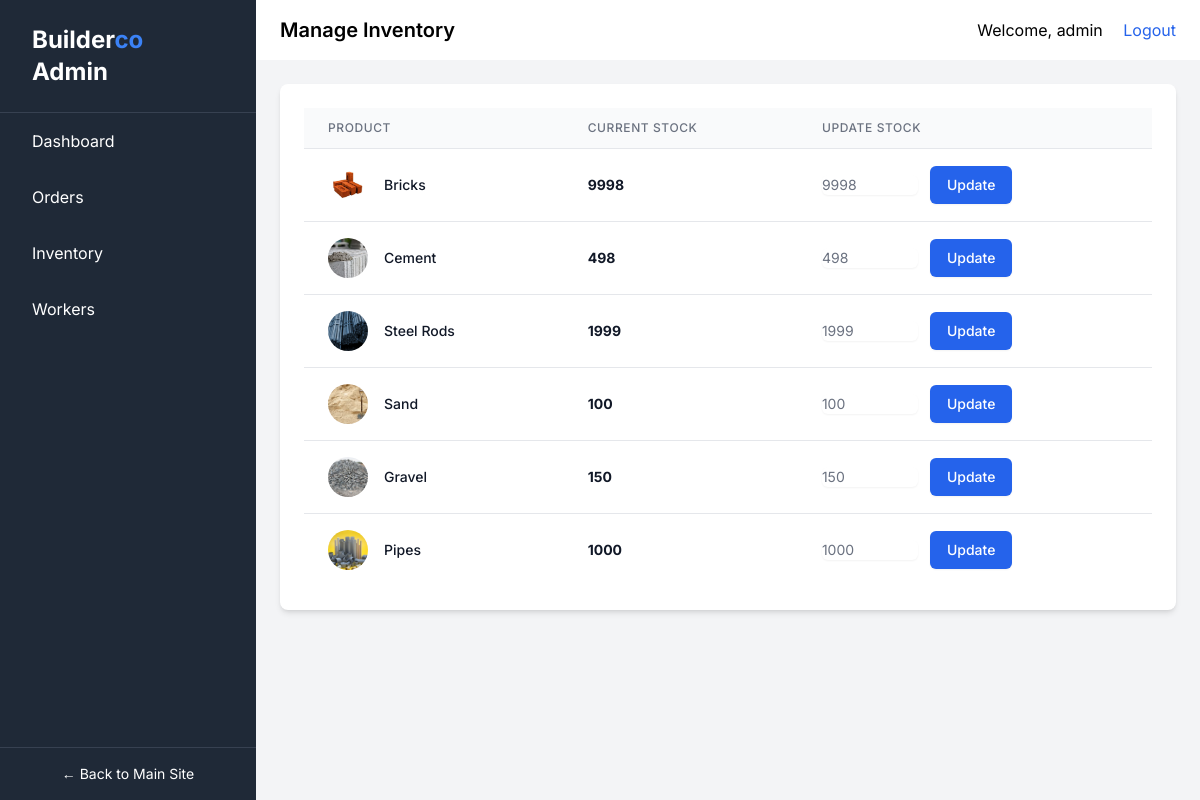
Screenshot of /admin/inventory (signed in) with the database file from the repository.
### app.py (models this page shows)
class User(db.Model, UserMixin): # ... (same)
    id = db.Column(db.Integer, primary_key=True)
    username = db.Column(db.String(20), unique=True, nullable=False)
    email = db.Column(db.String(120), unique=True, nullable=False)
    password = db.Column(db.String(60), nullable=False)
    is_admin = db.Column(db.Boolean, nullable=False, default=False)
    orders = db.relationship('Order', backref='customer', lazy=True)

class Product(db.Model): # ... (same)
    id = db.Column(db.Integer, primary_key=True)
    name = db.Column(db.String(100), nullable=False)
    price = db.Column(db.Float, nullable=False)
    description = db.Column(db.Text, nullable=False)
    image_file = db.Column(db.String(20), nullable=False, default='default.jpg')
    stock = db.Column(db.Integer, nullable=False, default=0)

### app.py (the view)
@app.route("/admin/inventory")
@admin_required
def admin_inventory():
    products = Product.query.all()
    return render_template('admin/inventory.html', title='Manage Inventory', products=products)

### app.py (called while the page is built)
@login_manager.user_loader
def load_user(user_id):
    return User.query.get(int(user_id))

@app.context_processor
def inject_year(): # ... (same)
    return {'current_year': datetime.utcnow().year}

def admin_required(f): # ... (same)
    @wraps(f)
    def decorated_function(*args, **kwargs):
        if not current_user.is_authenticated or not current_user.is_admin:
            flash('You do not have permission to access this page.', 'danger')
            return redirect(url_for('login', next=request.url))
        return f(*args, **kwargs)
    return decorated_function

### templates/admin/inventory.html
{% extends "admin/layout.html" %}
{% block content %}
<div class="bg-white p-6 rounded-lg shadow-md">
    <table class="min-w-full divide-y divide-gray-200">
        <thead class="bg-gray-50">
            <tr>
                <th class="px-6 py-3 text-left text-xs font-medium text-gray-500 uppercase tracking-wider">Product</th>
                <th class="px-6 py-3 text-left text-xs font-medium text-gray-500 uppercase tracking-wider">Current Stock</th>
                <th class="px-6 py-3 text-left text-xs font-medium text-gray-500 uppercase tracking-wider">Update Stock</th>
            </tr>
        </thead>
        <tbody class="bg-white divide-y divide-gray-200">
            {% for product in products %}
            <tr>
                <td class="px-6 py-4 whitespace-nowrap">
                    <div class="flex items-center">
                        <div class="flex-shrink-0 h-10 w-10">
                            <img class="h-10 w-10 rounded-full object-cover" src="{{ url_for('static', filename='images/' + product.image_file) }}" alt="">
                        </div>
                        <div class="ml-4">
                            <div class="text-sm font-medium text-gray-900">{{ product.name }}</div>
                        </div>
                    </div>
                </td>
                <td class="px-6 py-4 whitespace-nowrap">
                    <div class="text-sm font-bold text-gray-900">{{ product.stock }}</div>
                </td>
                <td class="px-6 py-4 whitespace-nowrap text-sm text-gray-500">
                    <form method="POST" action="{{ url_for('update_inventory', product_id=product.id) }}" class="flex items-center">
                        <input type="number" name="stock" value="{{ product.stock }}" class="w-24 border-gray-300 rounded-md shadow-sm focus:border-indigo-300 focus:ring focus:ring-indigo-200 focus:ring-opacity-50">
                        <button type="submit" class="ml-3 inline-flex justify-center py-2 px-4 border border-transparent shadow-sm text-sm font-medium rounded-md text-white bg-blue-600 hover:bg-blue-700">
                            Update
                        </button>
                    </form>
                </td>
            </tr>
            {% endfor %}
        </tbody>
    </table>
</div>
{% endblock content %}

### templates/admin/layout.html (shortened to what this page needs)
<!DOCTYPE html>
<html lang="en">
<head>
    <script src="https://cdn.tailwindcss.com"></script>
</head>
<body class="bg-gray-100">
    <div class="flex h-screen bg-gray-200">
        <div class="w-64 bg-gray-800 text-white flex flex-col">
            <div class="px-8 py-6 border-b border-gray-700">
                <h2 class="text-2xl font-bold">Builder<span class="text-blue-500">co</span> Admin</h2>
            </div>
            <nav class="flex-grow">
                <a href="{{ url_for('admin_dashboard') }}" class="block px-8 py-4 hover:bg-gray-700">Dashboard</a>
                <a href="{{ url_for('admin_orders') }}" class="block px-8 py-4 hover:bg-gray-700">Orders</a>
                <a href="{{ url_for('admin_inventory') }}" class="block px-8 py-4 hover:bg-gray-700">Inventory</a>
                <a href="{{ url_for('admin_workers') }}" class="block px-8 py-4 hover:bg-gray-700">Workers</a>
            </nav>
            <div class="px-8 py-4 border-t border-gray-700">
                 <a href="{{ url_for('home') }}" class="block text-center text-sm hover:text-blue-400">← Back to Main Site</a>
            </div>
        </div>
        <div class="flex-1 flex flex-col overflow-hidden">
            <header class="bg-white shadow flex justify-between items-center px-6 py-4">
                <h1 class="text-xl font-semibold">{{ title }}</h1>
                <div>
                    <span class="mr-4">Welcome, {{ current_user.username }}</span>
                    <a href="{{ url_for('logout') }}" class="text-blue-600 hover:underline">Logout</a>
                </div>
            </header>
            <main class="flex-1 overflow-x-hidden overflow-y-auto bg-gray-100 p-6">
                {% block content %}{% endblock %}
            </main>
        </div>
    </div>
</body>
</html>

### templates/admin/layout.html (style rules this page uses)
body { font-family: 'Inter', sans-serif; }

### rows the page displays
User: username "admin"
Product: image_file (picture), name "Bricks", stock "9998"
Product: image_file (picture), name "Cement", stock "498"
Product: image_file (picture), name "Steel Rods", stock "1999"
Product: image_file (picture), name "Sand", stock "100"
Product: image_file (picture), name "Gravel", stock "150"
Product: image_file (picture), name "Pipes", stock "1000"

### other values shown
{{ title }} "Manage Inventory"
